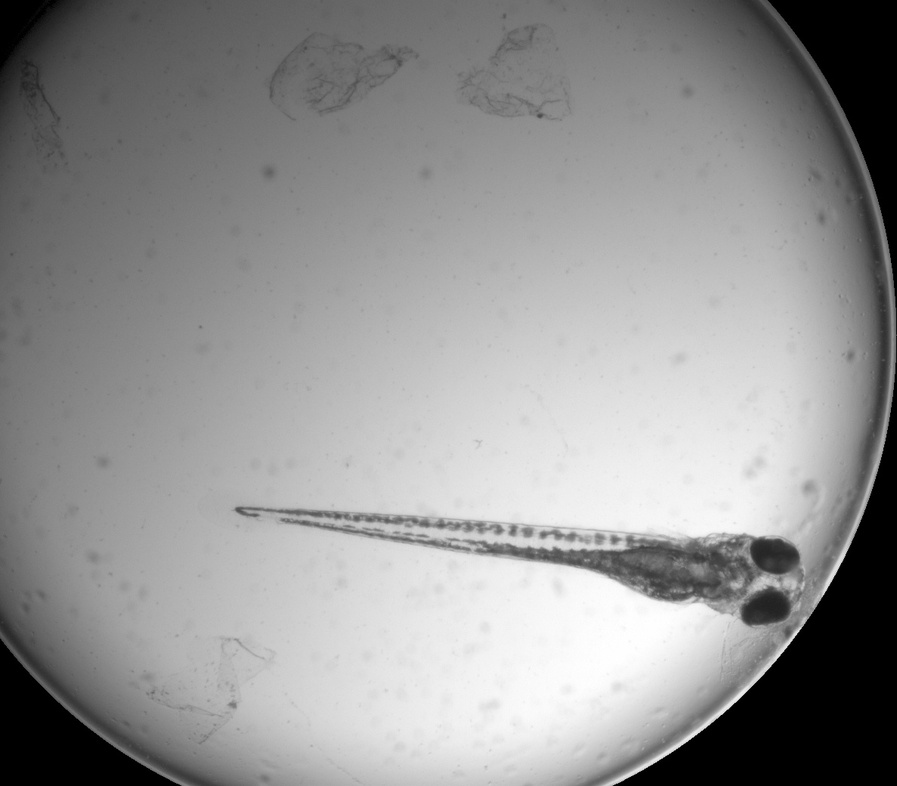
#> input picture __docs/__notebooks/zfc.jpg, 897 x 786 px, shrunk from 1187 x 1040 before the run
$ jupyter execute segm.ipynb
#> lines starting #> are read from the running program, lines starting #| are printed output that depends on the picture; after the words box and inside, x2 and y2 are one past the last pixel; in counts of white or black regions, pixels touching at a corner belong together
# SEGMENTATION pipeline
## Imports

[cell 1]
import numpy as np
import cv2 as cv
import matplotlib.pyplot as plt
import scipy
from scipy.fft import fftn, fftshift

from sklearn import preprocessing
from skimage import segmentation, morphology, measure, feature, filters, color, exposure, io
from skimage.color import label2rgb
from skimage.filters import difference_of_gaussians, window, meijering, sato, frangi, hessian

## Read image in

[cell 2]
start_img = io.imread('zfc.jpg', as_gray=True)
#> start_img is the input picture: shape (786, 897); min 0, max 255, mean 147.2

fig, ax = plt.subplots(nrows=1, ncols=2, figsize=(10, 10))

ax[0].imshow(start_img, cmap='gray')
ax[0].set_title('Original Image')

ax[1].hist(start_img.ravel(), bins=256, histtype='step')
ax[1].set_title('histogram')
plt.show()

## Applying blur

[cell 3]
median_blurred = filters.median(start_img, morphology.disk(2))

fig, ax = plt.subplots(nrows=1, ncols=2, figsize=(10, 10))

ax[0].imshow(median_blurred, cmap='gray')
ax[0].set_title('Median blurred Image')

ax[1].hist(median_blurred.ravel(), bins=256, histtype='step')
ax[1].set_title('histogram')
plt.show()

## Trying thresholdings

[cell 4]
fig, ax = filters.try_all_threshold(median_blurred, figsize=(10, 8), verbose=False)
plt.show()

## DIFFERENCE OF GAUSSIANS

[cell 5]
gaussian_diff = median_blurred
window_image = gaussian_diff * window('hann', gaussian_diff.shape)  # window image to improve FFT
filtered_image = difference_of_gaussians(gaussian_diff, 1, 10)
filtered_wimage = filtered_image * window('hann', gaussian_diff.shape)
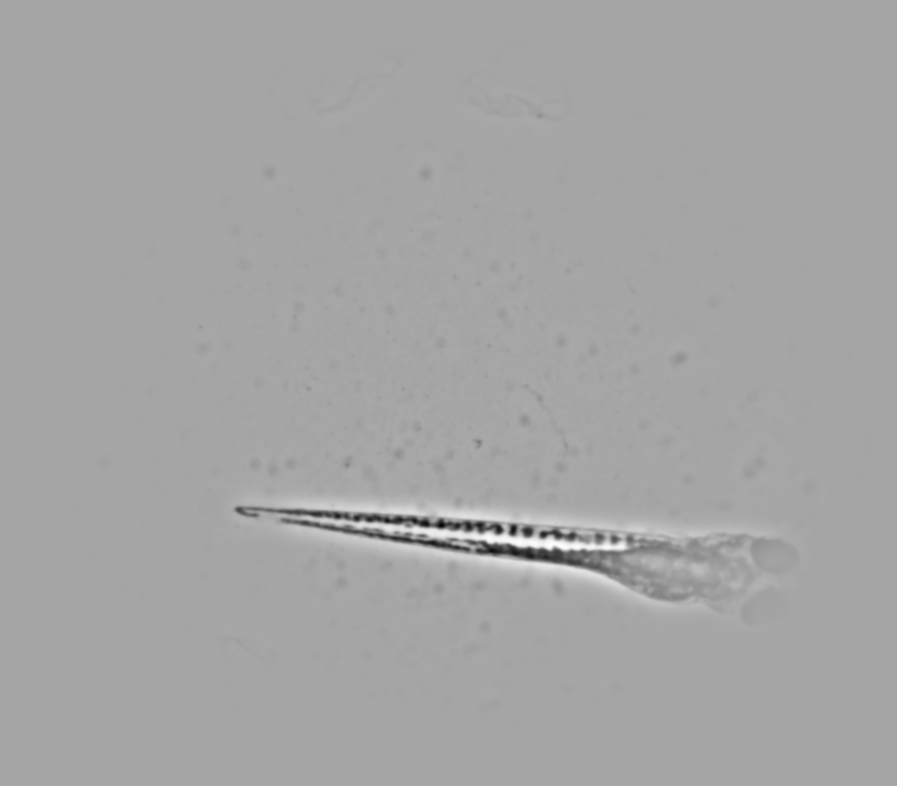
#> filtered_wimage: shape (786, 897) float64; min -0.216, max 0.117, mean 6.55e-05; drawn with min black and max white
im_f_mag = fftshift(np.abs(fftn(window_image)))
fim_f_mag = fftshift(np.abs(fftn(filtered_wimage)))

fig, ax = plt.subplots(nrows=2, ncols=3, figsize=(10, 10))
ax[0, 0].imshow(gaussian_diff, cmap='gray')
ax[0, 0].set_title('Original Image')
im_f_mag = np.log(im_f_mag)
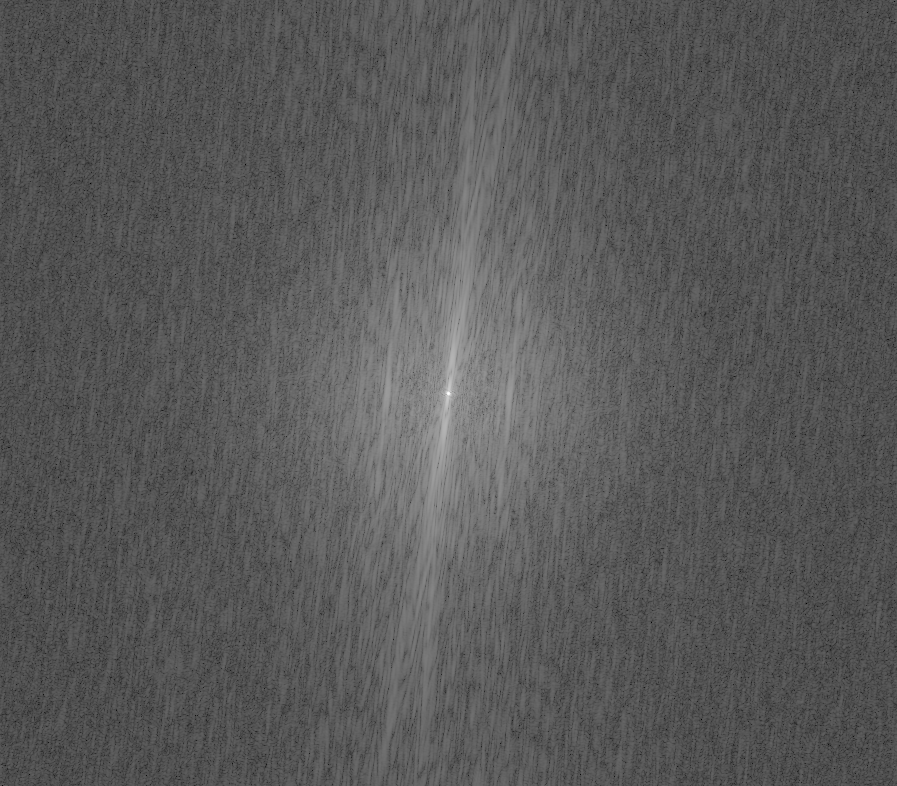
#> im_f_mag: shape (786, 897) float64; min -1.07, max 17.25, mean 5.34; drawn with min black and max white
ax[0, 1].imshow(im_f_mag, cmap='magma')
ax[0, 1].set_title('Original FFT Magnitude (log)')
ax[0, 2].hist(gaussian_diff.ravel(), bins=256)
ax[0, 2].set_title('Histogram')

ax[1, 0].imshow(filtered_image, cmap='gray')
ax[1, 0].set_title('Filtered Image')

fim_f_mag = np.log(fim_f_mag)
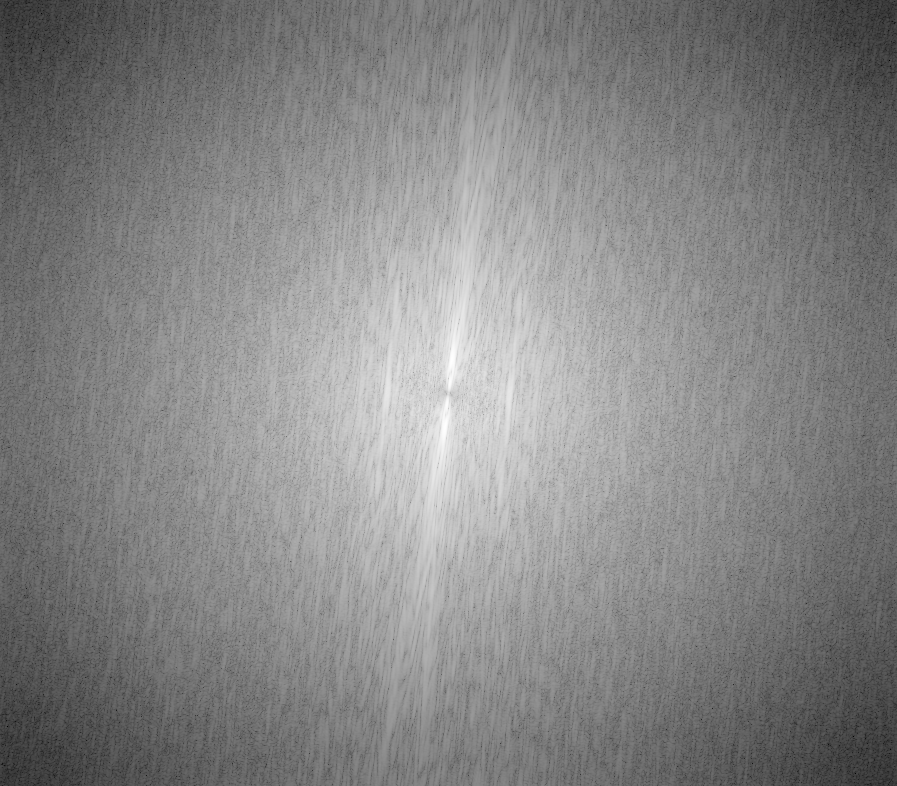
#> fim_f_mag: shape (786, 897) float64; min -14.06, max 6.3, mean -3.41; drawn with min black and max white
ax[1, 1].imshow(fim_f_mag, cmap='magma')
ax[1, 1].set_title('Filtered FFT Magnitude (log)')
ax[1, 2].hist(filtered_image.ravel(), bins=256)
ax[1, 2].set_title('Histogram')

plt.show()
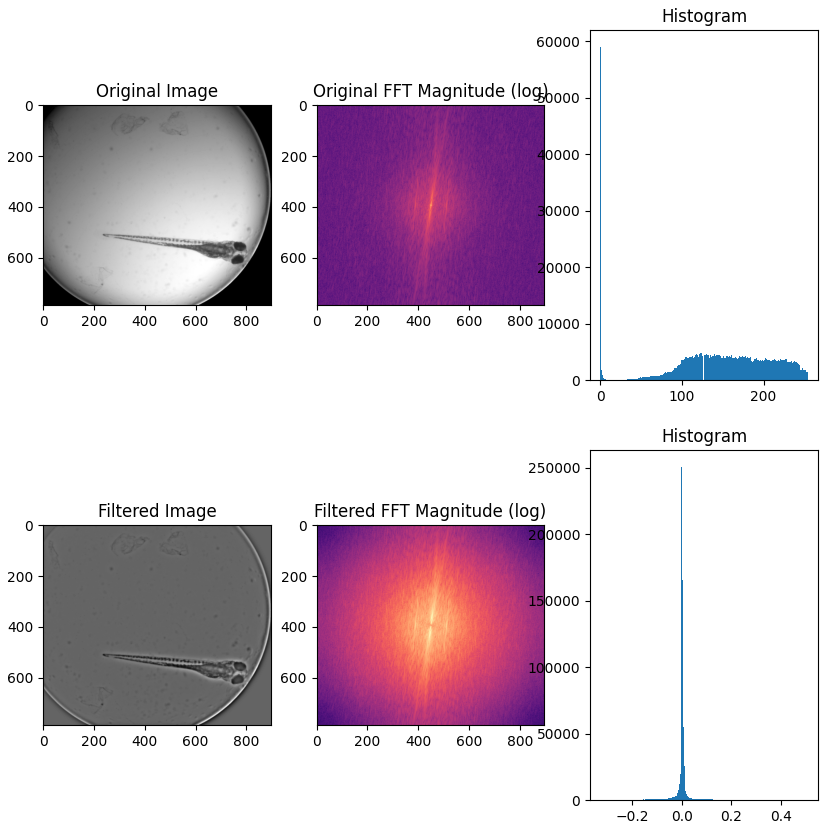
#> figure drawn by matplotlib, 6 panels; panel 3: tallest bar 59082 high, from x = 0 to 0.992; panel 6: tallest bar 250943 high, from x = -0.00174 to 0.00153

[cell 6]
from src.filters.local_range_filter import range_filter

fig, ax = plt.subplots(nrows=3, ncols=2, figsize=(10, 10))
ax[0, 0].imshow(filtered_image, 'gray')

norm = cv.normalize(filtered_image, None, alpha=0, beta=255, norm_type=cv.NORM_MINMAX)
ax[0, 1].imshow(norm, 'gray')

triangle = filters.threshold_triangle(norm)
#> triangle = 106.1
th = norm > triangle
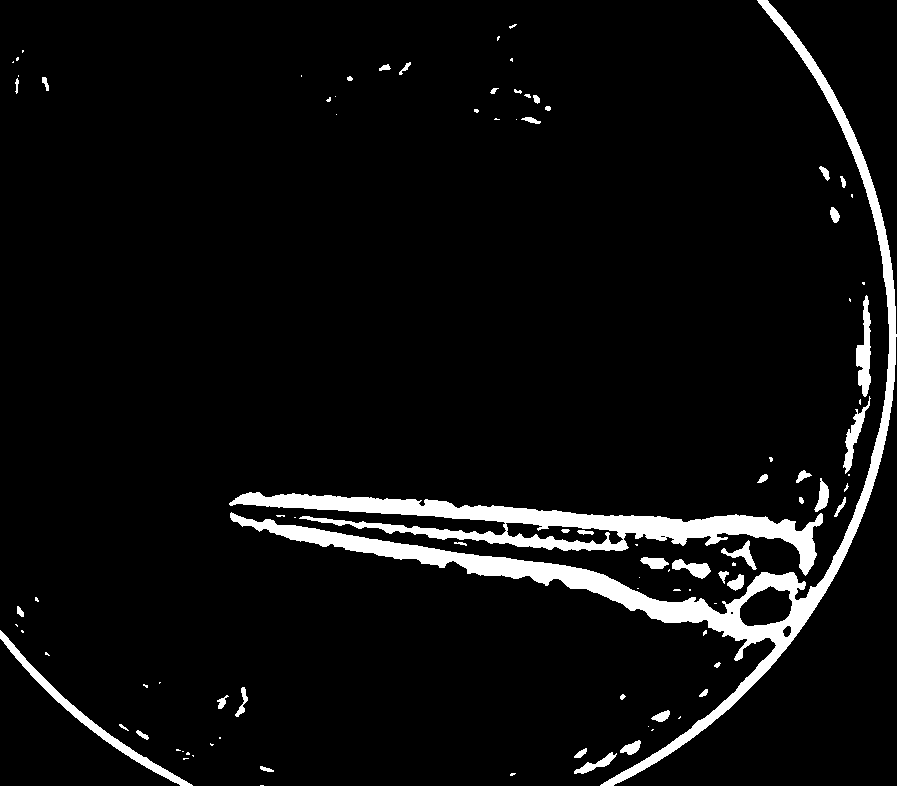
#> th: shape (786, 897) bool; 5.6% white; 95 white regions (51 under 20 px), largest, box (x1, y1, x2, y2) and area: (230, 0, 897, 786) 19558, (229, 492, 823, 576) 12593, (0, 630, 193, 786) 1842
ax[1, 0].imshow(th, 'gray')

str_elem3 = morphology.square(3)

eroded = morphology.erosion(th, str_elem3)
#> eroded: shape (786, 897) bool; 4.1% white; 63 white regions (38 under 20 px), largest, box (x1, y1, x2, y2) and area: (231, 0, 897, 786) 15285, (231, 493, 822, 574) 8355, (303, 517, 627, 550) 1643
dilated = morphology.dilation(th, str_elem3)
#> dilated: shape (786, 897) bool; 7.2% white; 77 white regions (15 under 20 px), largest, box (x1, y1, x2, y2) and area: (229, 0, 897, 786) 23822, (228, 477, 830, 577) 15762, (0, 629, 194, 786) 2518
range_filter = eroded ^ dilated
#> range_filter: shape (786, 897) bool; 3% white in thin lines or dots
triangle = filters.threshold_triangle(norm)
ax[1, 1].imshow(range_filter, 'gray')

ax[2, 0].imshow(range_filter, 'gray')


ax[2, 0].imshow(range_filter, 'gray')


plt.show()

## Filtered img histogram

[cell 7]
normalized_img = cv.normalize(filtered_image, None, alpha=0, beta=255, norm_type=cv.NORM_MINMAX)

fig, ax = plt.subplots(nrows=1, ncols=2, figsize=(10, 10))

ax[0].imshow(filtered_image, cmap='gray')
ax[0].set_title('Gussian diff. filtered Image')

ax[1].hist(normalized_img.ravel(), bins=256, histtype='bar')
ax[1].set_title('Histogram')

plt.show()
#> figure, not shown here; panel 2: tallest bar 250943 high, from x = 99.61 to 100.6

[cell 8]
fig, ax = filters.try_all_threshold(filtered_image, figsize=(10, 8), verbose=False)
plt.show()
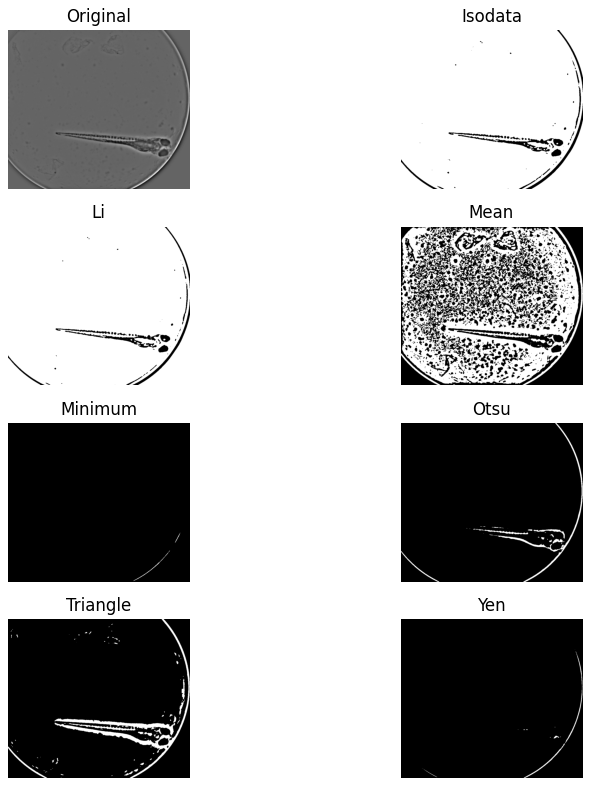
#> figure drawn by matplotlib, 8 panels

## Apply triangle thresholding

[cell 9]
triangle_th = filters.threshold_triangle(normalized_img)
#> triangle_th = 106.1

plt.show()
## Filtered img histogram
fig, ax = plt.subplots(nrows=1, ncols=2, figsize=(10, 10))

th_img = normalized_img > triangle_th

ax[0].imshow(th_img, 'gray')
ax[0].set_title('Triangle thresholded Image')

ax[1].hist(th_img, bins=256, histtype='bar')
ax[1].set_title('Histogram')
plt.show()
